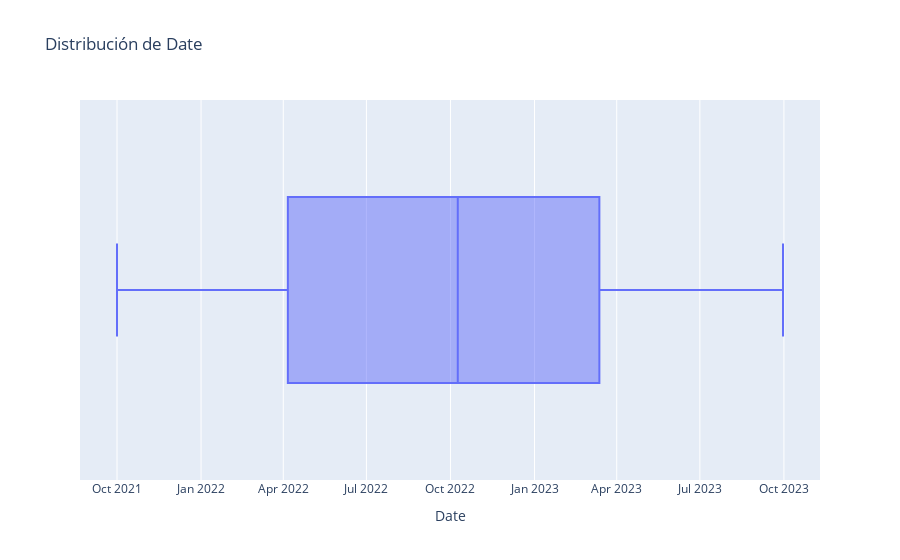

Notebook code cell kept with this figure:
### Markdown cell above
#### Gráficando distribución de `Date`

### Code cell
px.box(df_precios_curated,x="Date",title="Distribución de Date")

### Figure 1 — Plotly figure (JSON) as saved in the notebook; plotly's stock layout.template omitted (floating-point values rounded to 4 significant figures; data arrays with more than 128 entries replaced by an {"elided": "..."} marker saying what was removed)
{"data": [{"alignmentgroup": "True", "hovertemplate": "Date=%{x}<extra></extra>", "legendgroup": "", "marker": {"color": "#636efa"}, "name": "", "notched": false, "offsetgroup": "", "orientation": "h", "showlegend": false, "type": "box", "x": {"elided": "19340 str values"}, "x0": " ", "xaxis": "x", "y0": " ", "yaxis": "y"}], "layout": {"boxmode": "group", "legend": {"tracegroupgap": 0}, "title": {"text": "Distribución de Date"}, "xaxis": {"anchor": "y", "domain": [0, 1], "title": {"text": "Date"}}, "yaxis": {"anchor": "x", "domain": [0, 1]}}}
